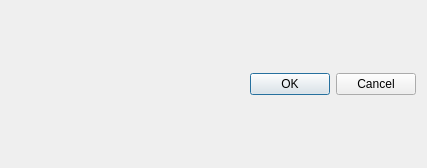
<?xml version="1.0" encoding="UTF-8"?>
<ui version="4.0">
 <class>SearchServerAndDateRecetteDialog</class>
 <widget class="QDialog" name="SearchServerAndDateRecetteDialog">
  <property name="geometry">
   <rect>
    <x>0</x>
    <y>0</y>
    <width>427</width>
    <height>168</height>
   </rect>
  </property>
  <property name="windowTitle">
   <string>Dialog</string>
  </property>
  <layout class="QVBoxLayout" name="verticalLayout">
   <item>
    <widget class="QDialogButtonBox" name="buttonBox">
     <property name="orientation">
      <enum>Qt::Horizontal</enum>
     </property>
     <property name="standardButtons">
      <set>QDialogButtonBox::Cancel|QDialogButtonBox::Ok</set>
     </property>
    </widget>
   </item>
  </layout>
 </widget>
 <resources/>
 <connections>
  <connection>
   <sender>buttonBox</sender>
   <signal>accepted()</signal>
   <receiver>SearchServerAndDateRecetteDialog</receiver>
   <slot>accept()</slot>
   <hints>
    <hint type="sourcelabel">
     <x>248</x>
     <y>254</y>
    </hint>
    <hint type="destinationlabel">
     <x>157</x>
     <y>274</y>
    </hint>
   </hints>
  </connection>
  <connection>
   <sender>buttonBox</sender>
   <signal>rejected()</signal>
   <receiver>SearchServerAndDateRecetteDialog</receiver>
   <slot>reject()</slot>
   <hints>
    <hint type="sourcelabel">
     <x>316</x>
     <y>260</y>
    </hint>
    <hint type="destinationlabel">
     <x>286</x>
     <y>274</y>
    </hint>
   </hints>
  </connection>
 </connections>
</ui>
